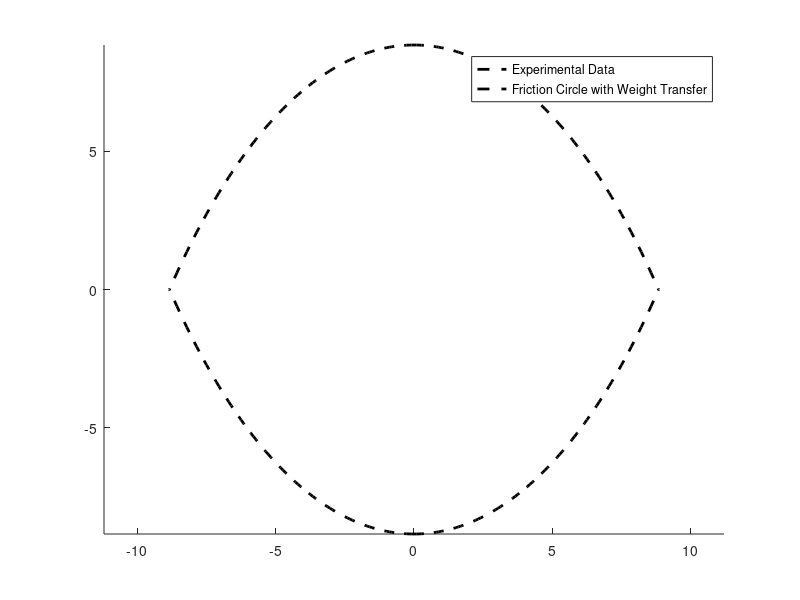

Source code (MATLAB):

pm.m = 1650;
simulation.g = 9.81;
vehicle.mu_peak = .9;
% pm.max_acceleration = .25*pm.mu_peak*9.81;
vehicle.maxPower = 140E3/pm.m;
vehicle.rollingRes = 255/pm.m;
vehicle.aeroDrag = 0.3638/pm.m;
 
vehicle.a = 1.04;
vehicle.b = 1.42;
% pm.h = .75;
vehicle.h = .5;


ay = linspace(0,vehicle.mu_peak * simulation.g,100);
ax = sqrt((vehicle.mu_peak*simulation.g)^2 - ay.^2);
 
fT = 1/vehicle.a*(vehicle.a - vehicle.h*vehicle.mu_peak);
axWT = -(2*vehicle.mu_peak^2*vehicle.a*simulation.g*vehicle.h-sqrt((2*vehicle.mu_peak^2*vehicle.a*simulation.g*vehicle.h)^2 ...
    - 4*(vehicle.a^2*fT^2-vehicle.mu_peak^2*vehicle.h^2)*(vehicle.a^2*ay.^2 - vehicle.mu_peak^2*vehicle.a^2*simulation.g^2)))...
    /(2*(vehicle.a^2*fT^2 - vehicle.mu_peak^2*vehicle.h^2));
 

% plot(ay,ax);
hold on;
% plot(ay,-ax);
plot(ay,axWT,'k--','linewidth',2);
plot(ay,-axWT,'k--','linewidth',2);
 
% plot(-ay,-ax);
% plot(-ay,ax);
plot(-ay,axWT,'k--','linewidth',2);
plot(-ay,-axWT,'k--','linewidth',2);
 
axis equal;
legend('Experimental Data','Friction Circle with Weight Transfer')